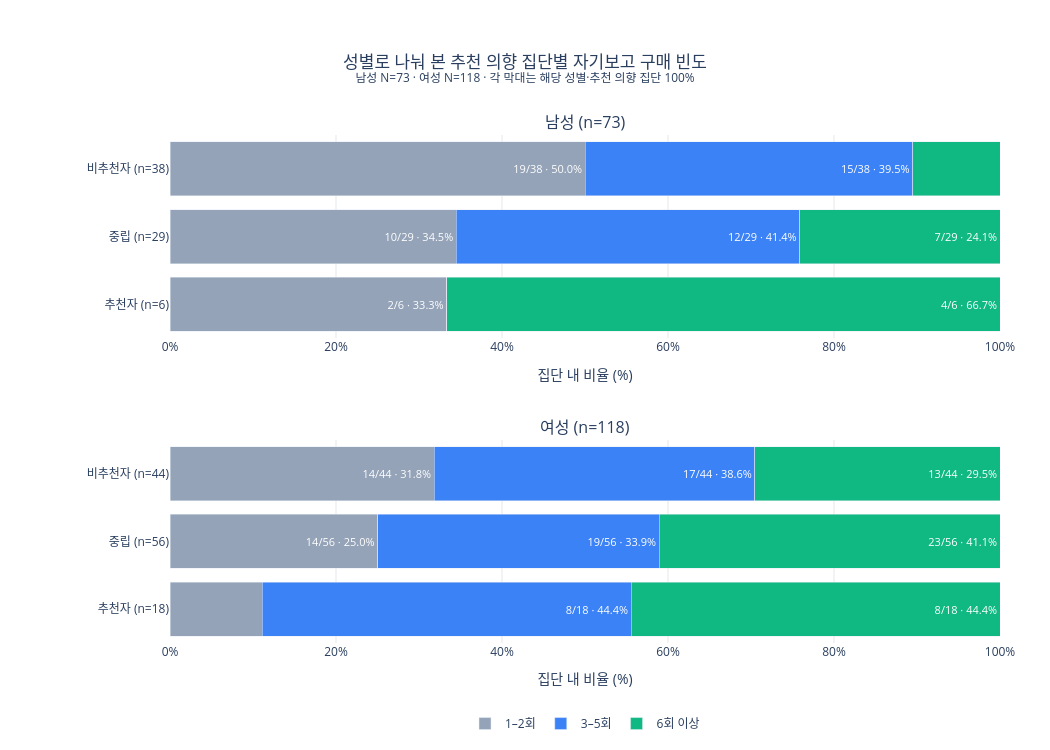
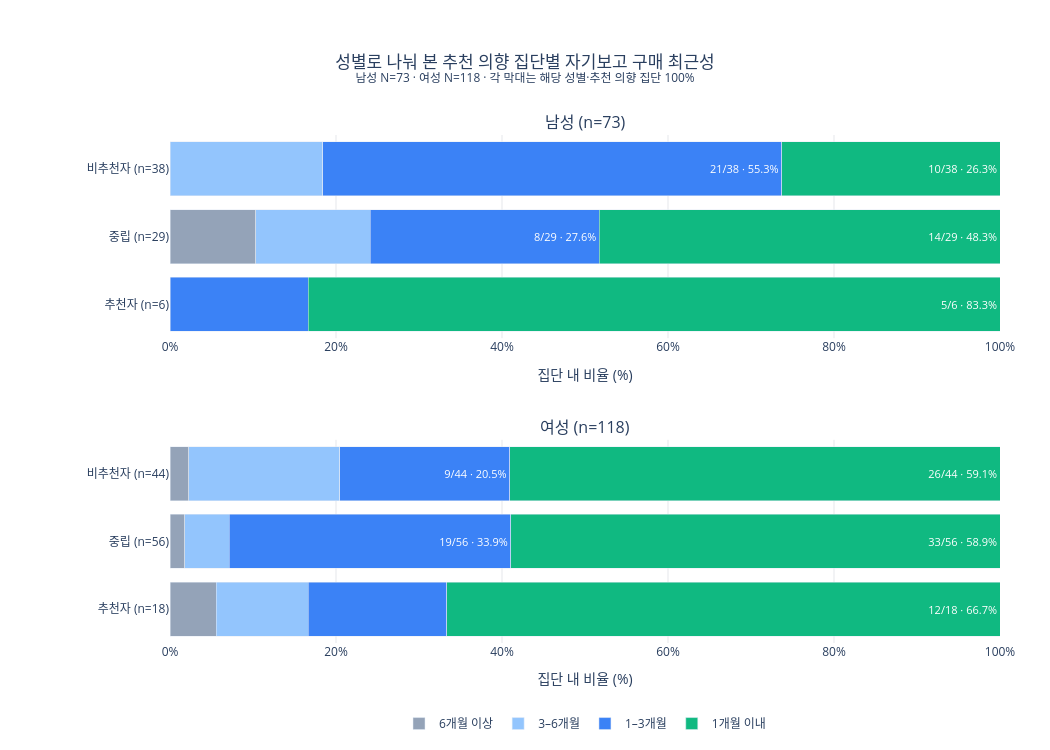

Write notebook code for charts like these, in order.
### Markdown cell above
#### 성별 세부 비교

최근 6개월 구매자 안에서 성별별 추천 의향 집단의 구매 빈도와 최근성 분포를 전체 차트와 같은 범주로 비교한다.

### Code cell
h2_rho_rows = []
for gender in GENDERS:
    subset = buyers_gender.loc[buyers_gender['gender'].eq(gender)]
    h2_rho_rows.append([
        gender, len(subset),
        stats.spearmanr(subset['nps'], subset['frequency_score']).statistic,
        stats.spearmanr(subset['nps'], subset['recency_score']).statistic,
    ])
h2_gender_rho = pd.DataFrame(h2_rho_rows, columns=['성별', '최근 6개월 구매자 N', '빈도 ρ', '최근성 ρ'])
assert h2_gender_rho['최근 6개월 구매자 N'].sum() == len(buyers)
display(h2_gender_rho.round({'빈도 ρ': 3, '최근성 ρ': 3}))

def show_h2_gender_distribution(column, order, names, colors, title):
    fig = make_subplots(rows=2, cols=1, subplot_titles=[f'{g} (n={len(buyers_gender.loc[buyers_gender.gender.eq(g)])})' for g in GENDERS], vertical_spacing=0.20)
    for row, gender in enumerate(GENDERS, 1):
        subset = buyers_gender.loc[buyers_gender['gender'].eq(gender)]
        table = pd.crosstab(subset['nps_segment'], subset[column]).reindex(
            index=segment_order, columns=order, fill_value=0,
        )
        assert int(table.to_numpy().sum()) == len(subset)
        shares = table.div(table.sum(axis=1), axis=0).mul(100)
        for score, name, color in zip(order, names, colors):
            labels = [n_n_pct(table.loc[s, score], table.loc[s].sum()) for s in segment_order]
            fig.add_trace(go.Bar(
                y=segment_order, x=shares[score], orientation='h',
                name=name, legendgroup=name, showlegend=(row == 1), marker_color=color,
                text=[label if shares.loc[s, score] >= 19 else '' for s, label in zip(segment_order, labels)],
                textposition='inside', textfont=dict(color='white', size=11),
                customdata=labels, hovertemplate='%{y}<br>%{customdata}<extra></extra>',
            ), row=row, col=1)
        fig.update_xaxes(title_text='집단 내 비율 (%)', range=[0, 100], gridcolor='#E5E7EB', ticksuffix='%', row=row, col=1)
        fig.update_yaxes(
            autorange='reversed', tickmode='array', tickvals=segment_order,
            ticktext=[f'{s} (n={int(table.loc[s].sum())})' for s in segment_order], row=row, col=1,
        )
    fig.update_layout(
        barmode='stack',
        title=dict(text=f'{title}<br><sup>남성 N={int(buyers_gender["gender"].eq("남성").sum())} · 여성 N={int(buyers_gender["gender"].eq("여성").sum())} · 각 막대는 해당 성별·추천 의향 집단 100%</sup>', x=0.5),
        paper_bgcolor='white', plot_bgcolor='white',
        legend=dict(orientation='h', x=0.5, xanchor='center', y=-0.13),
        height=750, width=1050, margin=dict(l=170, r=50, t=135, b=100),
    )
    fig.show()

show_h2_gender_distribution(
    'frequency_score', [1, 2, 3], ['1–2회', '3–5회', '6회 이상'],
    [COLORS['neutral'], COLORS['view'], COLORS['positive']],
    '성별로 나눠 본 추천 의향 집단별 자기보고 구매 빈도',
)
show_h2_gender_distribution(
    'recency_score', [1, 2, 3, 4], ['6개월 이상', '3–6개월', '1–3개월', '1개월 이내'],
    [COLORS['neutral'], '#93C5FD', COLORS['view'], COLORS['positive']],
    '성별로 나눠 본 추천 의향 집단별 자기보고 구매 최근성',
)

### Figure 1 — Plotly figure (JSON) as saved in the notebook; plotly's stock layout.template omitted (floating-point values rounded to 4 significant figures)
{"data": [{"customdata": ["19/38 · 50.0%", "10/29 · 34.5%", "2/6 · 33.3%"], "hovertemplate": "%{y}<br>%{customdata}<extra></extra>", "legendgroup": "1–2회", "marker": {"color": "#94A3B8"}, "name": "1–2회", "orientation": "h", "showlegend": true, "text": ["19/38 · 50.0%", "10/29 · 34.5%", "2/6 · 33.3%"], "textfont": {"color": "white", "size": 11}, "textposition": "inside", "type": "bar", "x": [50.0, 34.48, 33.33], "xaxis": "x", "y": ["비추천자", "중립", "추천자"], "yaxis": "y"}, {"customdata": ["15/38 · 39.5%", "12/29 · 41.4%", "0/6 · 0.0%"], "hovertemplate": "%{y}<br>%{customdata}<extra></extra>", "legendgroup": "3–5회", "marker": {"color": "#3B82F6"}, "name": "3–5회", "orientation": "h", "showlegend": true, "text": ["15/38 · 39.5%", "12/29 · 41.4%", ""], "textfont": {"color": "white", "size": 11}, "textposition": "inside", "type": "bar", "x": [39.47, 41.38, 0.0], "xaxis": "x", "y": ["비추천자", "중립", "추천자"], "yaxis": "y"}, {"customdata": ["4/38 · 10.5%", "7/29 · 24.1%", "4/6 · 66.7%"], "hovertemplate": "%{y}<br>%{customdata}<extra></extra>", "legendgroup": "6회 이상", "marker": {"color": "#10B981"}, "name": "6회 이상", "orientation": "h", "showlegend": true, "text": ["", "7/29 · 24.1%", "4/6 · 66.7%"], "textfont": {"color": "white", "size": 11}, "textposition": "inside", "type": "bar", "x": [10.53, 24.14, 66.67], "xaxis": "x", "y": ["비추천자", "중립", "추천자"], "yaxis": "y"}, {"customdata": ["14/44 · 31.8%", "14/56 · 25.0%", "2/18 · 11.1%"], "hovertemplate": "%{y}<br>%{customdata}<extra></extra>", "legendgroup": "1–2회", "marker": {"color": "#94A3B8"}, "name": "1–2회", "orientation": "h", "showlegend": false, "text": ["14/44 · 31.8%", "14/56 · 25.0%", ""], "textfont": {"color": "white", "size": 11}, "textposition": "inside", "type": "bar", "x": [31.82, 25.0, 11.11], "xaxis": "x2", "y": ["비추천자", "중립", "추천자"], "yaxis": "y2"}, {"customdata": ["17/44 · 38.6%", "19/56 · 33.9%", "8/18 · 44.4%"], "hovertemplate": "%{y}<br>%{customdata}<extra></extra>", "legendgroup": "3–5회", "marker": {"color": "#3B82F6"}, "name": "3–5회", "orientation": "h", "showlegend": false, "text": ["17/44 · 38.6%", "19/56 · 33.9%", "8/18 · 44.4%"], "textfont": {"color": "white", "size": 11}, "textposition": "inside", "type": "bar", "x": [38.64, 33.93, 44.44], "xaxis": "x2", "y": ["비추천자", "중립", "추천자"], "yaxis": "y2"}, {"customdata": ["13/44 · 29.5%", "23/56 · 41.1%", "8/18 · 44.4%"], "hovertemplate": "%{y}<br>%{customdata}<extra></extra>", "legendgroup": "6회 이상", "marker": {"color": "#10B981"}, "name": "6회 이상", "orientation": "h", "showlegend": false, "text": ["13/44 · 29.5%", "23/56 · 41.1%", "8/18 · 44.4%"], "textfont": {"color": "white", "size": 11}, "textposition": "inside", "type": "bar", "x": [29.55, 41.07, 44.44], "xaxis": "x2", "y": ["비추천자", "중립", "추천자"], "yaxis": "y2"}], "layout": {"annotations": [{"font": {"size": 16}, "showarrow": false, "text": "남성 (n=73)", "x": 0.5, "xanchor": "center", "xref": "paper", "y": 1, "yanchor": "bottom", "yref": "paper"}, {"font": {"size": 16}, "showarrow": false, "text": "여성 (n=118)", "x": 0.5, "xanchor": "center", "xref": "paper", "y": 0.4, "yanchor": "bottom", "yref": "paper"}], "barmode": "stack", "height": 750, "legend": {"orientation": "h", "x": 0.5, "xanchor": "center", "y": -0.13}, "margin": {"b": 100, "l": 170, "r": 50, "t": 135}, "paper_bgcolor": "white", "plot_bgcolor": "white", "title": {"text": "성별로 나눠 본 추천 의향 집단별 자기보고 구매 빈도<br><sup>남성 N=73 · 여성 N=118 · 각 막대는 해당 성별·추천 의향 집단 100%</sup>", "x": 0.5}, "width": 1050, "xaxis": {"anchor": "y", "domain": [0, 1], "gridcolor": "#E5E7EB", "range": [0, 100], "ticksuffix": "%", "title": {"text": "집단 내 비율 (%)"}}, "xaxis2": {"anchor": "y2", "domain": [0, 1], "gridcolor": "#E5E7EB", "range": [0, 100], "ticksuffix": "%", "title": {"text": "집단 내 비율 (%)"}}, "yaxis": {"anchor": "x", "autorange": "reversed", "domain": [0.6, 1], "tickmode": "array", "ticktext": ["비추천자 (n=38)", "중립 (n=29)", "추천자 (n=6)"], "tickvals": ["비추천자", "중립", "추천자"]}, "yaxis2": {"anchor": "x2", "autorange": "reversed", "domain": [0, 0.4], "tickmode": "array", "ticktext": ["비추천자 (n=44)", "중립 (n=56)", "추천자 (n=18)"], "tickvals": ["비추천자", "중립", "추천자"]}}}

### Figure 2 — Plotly figure (JSON) as saved in the notebook; plotly's stock layout.template omitted (floating-point values rounded to 4 significant figures)
{"data": [{"customdata": ["0/38 · 0.0%", "3/29 · 10.3%", "0/6 · 0.0%"], "hovertemplate": "%{y}<br>%{customdata}<extra></extra>", "legendgroup": "6개월 이상", "marker": {"color": "#94A3B8"}, "name": "6개월 이상", "orientation": "h", "showlegend": true, "text": ["", "", ""], "textfont": {"color": "white", "size": 11}, "textposition": "inside", "type": "bar", "x": [0.0, 10.34, 0.0], "xaxis": "x", "y": ["비추천자", "중립", "추천자"], "yaxis": "y"}, {"customdata": ["7/38 · 18.4%", "4/29 · 13.8%", "0/6 · 0.0%"], "hovertemplate": "%{y}<br>%{customdata}<extra></extra>", "legendgroup": "3–6개월", "marker": {"color": "#93C5FD"}, "name": "3–6개월", "orientation": "h", "showlegend": true, "text": ["", "", ""], "textfont": {"color": "white", "size": 11}, "textposition": "inside", "type": "bar", "x": [18.42, 13.79, 0.0], "xaxis": "x", "y": ["비추천자", "중립", "추천자"], "yaxis": "y"}, {"customdata": ["21/38 · 55.3%", "8/29 · 27.6%", "1/6 · 16.7%"], "hovertemplate": "%{y}<br>%{customdata}<extra></extra>", "legendgroup": "1–3개월", "marker": {"color": "#3B82F6"}, "name": "1–3개월", "orientation": "h", "showlegend": true, "text": ["21/38 · 55.3%", "8/29 · 27.6%", ""], "textfont": {"color": "white", "size": 11}, "textposition": "inside", "type": "bar", "x": [55.26, 27.59, 16.67], "xaxis": "x", "y": ["비추천자", "중립", "추천자"], "yaxis": "y"}, {"customdata": ["10/38 · 26.3%", "14/29 · 48.3%", "5/6 · 83.3%"], "hovertemplate": "%{y}<br>%{customdata}<extra></extra>", "legendgroup": "1개월 이내", "marker": {"color": "#10B981"}, "name": "1개월 이내", "orientation": "h", "showlegend": true, "text": ["10/38 · 26.3%", "14/29 · 48.3%", "5/6 · 83.3%"], "textfont": {"color": "white", "size": 11}, "textposition": "inside", "type": "bar", "x": [26.32, 48.28, 83.33], "xaxis": "x", "y": ["비추천자", "중립", "추천자"], "yaxis": "y"}, {"customdata": ["1/44 · 2.3%", "1/56 · 1.8%", "1/18 · 5.6%"], "hovertemplate": "%{y}<br>%{customdata}<extra></extra>", "legendgroup": "6개월 이상", "marker": {"color": "#94A3B8"}, "name": "6개월 이상", "orientation": "h", "showlegend": false, "text": ["", "", ""], "textfont": {"color": "white", "size": 11}, "textposition": "inside", "type": "bar", "x": [2.273, 1.786, 5.556], "xaxis": "x2", "y": ["비추천자", "중립", "추천자"], "yaxis": "y2"}, {"customdata": ["8/44 · 18.2%", "3/56 · 5.4%", "2/18 · 11.1%"], "hovertemplate": "%{y}<br>%{customdata}<extra></extra>", "legendgroup": "3–6개월", "marker": {"color": "#93C5FD"}, "name": "3–6개월", "orientation": "h", "showlegend": false, "text": ["", "", ""], "textfont": {"color": "white", "size": 11}, "textposition": "inside", "type": "bar", "x": [18.18, 5.357, 11.11], "xaxis": "x2", "y": ["비추천자", "중립", "추천자"], "yaxis": "y2"}, {"customdata": ["9/44 · 20.5%", "19/56 · 33.9%", "3/18 · 16.7%"], "hovertemplate": "%{y}<br>%{customdata}<extra></extra>", "legendgroup": "1–3개월", "marker": {"color": "#3B82F6"}, "name": "1–3개월", "orientation": "h", "showlegend": false, "text": ["9/44 · 20.5%", "19/56 · 33.9%", ""], "textfont": {"color": "white", "size": 11}, "textposition": "inside", "type": "bar", "x": [20.45, 33.93, 16.67], "xaxis": "x2", "y": ["비추천자", "중립", "추천자"], "yaxis": "y2"}, {"customdata": ["26/44 · 59.1%", "33/56 · 58.9%", "12/18 · 66.7%"], "hovertemplate": "%{y}<br>%{customdata}<extra></extra>", "legendgroup": "1개월 이내", "marker": {"color": "#10B981"}, "name": "1개월 이내", "orientation": "h", "showlegend": false, "text": ["26/44 · 59.1%", "33/56 · 58.9%", "12/18 · 66.7%"], "textfont": {"color": "white", "size": 11}, "textposition": "inside", "type": "bar", "x": [59.09, 58.93, 66.67], "xaxis": "x2", "y": ["비추천자", "중립", "추천자"], "yaxis": "y2"}], "layout": {"annotations": [{"font": {"size": 16}, "showarrow": false, "text": "남성 (n=73)", "x": 0.5, "xanchor": "center", "xref": "paper", "y": 1, "yanchor": "bottom", "yref": "paper"}, {"font": {"size": 16}, "showarrow": false, "text": "여성 (n=118)", "x": 0.5, "xanchor": "center", "xref": "paper", "y": 0.4, "yanchor": "bottom", "yref": "paper"}], "barmode": "stack", "height": 750, "legend": {"orientation": "h", "x": 0.5, "xanchor": "center", "y": -0.13}, "margin": {"b": 100, "l": 170, "r": 50, "t": 135}, "paper_bgcolor": "white", "plot_bgcolor": "white", "title": {"text": "성별로 나눠 본 추천 의향 집단별 자기보고 구매 최근성<br><sup>남성 N=73 · 여성 N=118 · 각 막대는 해당 성별·추천 의향 집단 100%</sup>", "x": 0.5}, "width": 1050, "xaxis": {"anchor": "y", "domain": [0, 1], "gridcolor": "#E5E7EB", "range": [0, 100], "ticksuffix": "%", "title": {"text": "집단 내 비율 (%)"}}, "xaxis2": {"anchor": "y2", "domain": [0, 1], "gridcolor": "#E5E7EB", "range": [0, 100], "ticksuffix": "%", "title": {"text": "집단 내 비율 (%)"}}, "yaxis": {"anchor": "x", "autorange": "reversed", "domain": [0.6, 1], "tickmode": "array", "ticktext": ["비추천자 (n=38)", "중립 (n=29)", "추천자 (n=6)"], "tickvals": ["비추천자", "중립", "추천자"]}, "yaxis2": {"anchor": "x2", "autorange": "reversed", "domain": [0, 0.4], "tickmode": "array", "ticktext": ["비추천자 (n=44)", "중립 (n=56)", "추천자 (n=18)"], "tickvals": ["비추천자", "중립", "추천자"]}}}
